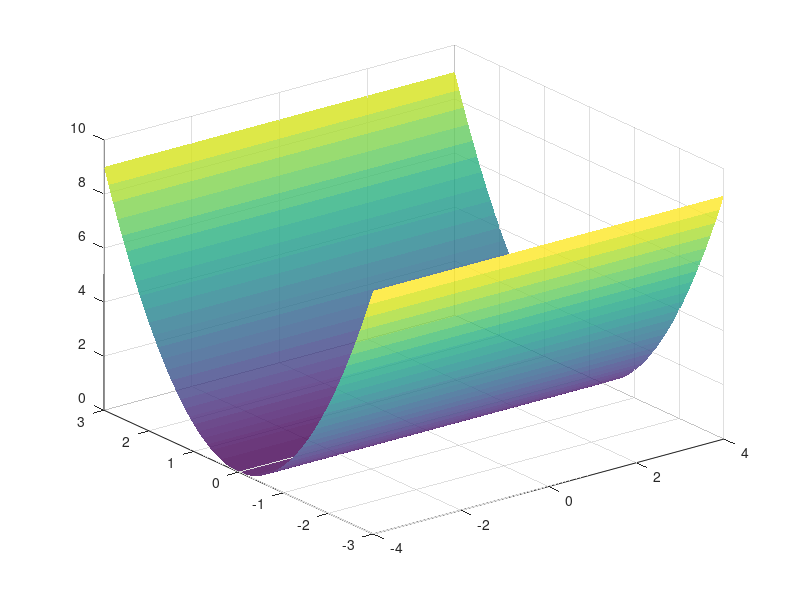

This figure's MATLAB source: (Note: this script raises an error after producing the figure.)
clc; clear; close all;

[x1, y1] = meshgrid(-4:0.1:4, -3:0.1:3);
z1 = y1.^2;

figure(1);
surf(x1, y1, z1, 'FaceAlpha', 0.8, 'EdgeColor', 'none');
colormap(parula);
xlabel('Eje X');
ylabel('Eje Y');
zlabel('Eje Z');
title('Cilindro Parabólico: y^2 - z = 0');
grid on;
axis equal;
view(37.5, 30);

y_vals = linspace(-5, 5, 100);
z_vals = linspace(-4, 4, 100);
[Y, Z] = meshgrid(y_vals, z_vals);

X1 = 3 * sqrt(1 + (Y/5).^2);
X2 = -3 * sqrt(1 + (Y/5).^2);

figure(2);
surf(X1, Y, Z, 'FaceAlpha', 0.75, 'EdgeColor', 'none');
hold on;
surf(X2, Y, Z, 'FaceAlpha', 0.75, 'EdgeColor', 'none');
xlabel('Eje X');
ylabel('Eje Y');
zlabel('Eje Z');
title('Cilindro Hiperbólico: 25x^2 - 9y^2 - 225 = 0');
grid on;
axis equal;
view(37.5, 30);
